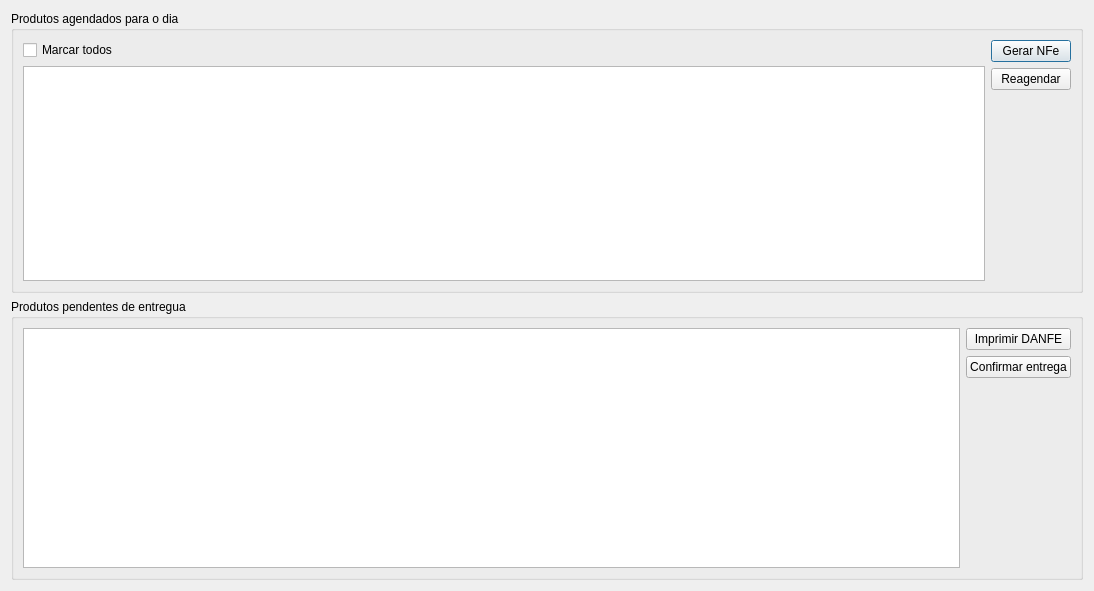
<?xml version="1.0" encoding="UTF-8"?>
<ui version="4.0">
 <class>EntregasCliente</class>
 <widget class="QDialog" name="EntregasCliente">
  <property name="geometry">
   <rect>
    <x>0</x>
    <y>0</y>
    <width>1094</width>
    <height>591</height>
   </rect>
  </property>
  <property name="windowTitle">
   <string>Entregas</string>
  </property>
  <property name="locale">
   <locale language="Portuguese" country="Brazil"/>
  </property>
  <layout class="QGridLayout" name="gridLayout_3">
   <item row="0" column="0">
    <widget class="QGroupBox" name="groupBox">
     <property name="title">
      <string>Produtos agendados para o dia</string>
     </property>
     <layout class="QGridLayout" name="gridLayout_2">
      <item row="0" column="1">
       <spacer name="horizontalSpacer">
        <property name="orientation">
         <enum>Qt::Horizontal</enum>
        </property>
        <property name="sizeHint" stdset="0">
         <size>
          <width>40</width>
          <height>20</height>
         </size>
        </property>
       </spacer>
      </item>
      <item row="1" column="0" colspan="2">
       <widget class="TableView" name="tableProdutos">
        <property name="mouseTracking">
         <bool>true</bool>
        </property>
        <property name="selectionBehavior">
         <enum>QAbstractItemView::SelectRows</enum>
        </property>
        <property name="sortingEnabled">
         <bool>true</bool>
        </property>
       </widget>
      </item>
      <item row="0" column="0">
       <widget class="QCheckBox" name="checkBoxMarcarTodos">
        <property name="text">
         <string>Marcar todos</string>
        </property>
       </widget>
      </item>
      <item row="0" column="2" rowspan="2">
       <layout class="QGridLayout" name="gridLayout">
        <item row="2" column="0">
         <spacer name="verticalSpacer">
          <property name="orientation">
           <enum>Qt::Vertical</enum>
          </property>
          <property name="sizeHint" stdset="0">
           <size>
            <width>20</width>
            <height>40</height>
           </size>
          </property>
         </spacer>
        </item>
        <item row="0" column="0">
         <widget class="QPushButton" name="pushButtonNFe">
          <property name="text">
           <string>Gerar NFe</string>
          </property>
         </widget>
        </item>
        <item row="1" column="0">
         <widget class="QPushButton" name="pushButtonReagendar">
          <property name="text">
           <string>Reagendar</string>
          </property>
         </widget>
        </item>
       </layout>
      </item>
     </layout>
    </widget>
   </item>
   <item row="1" column="0">
    <widget class="QGroupBox" name="groupBox_2">
     <property name="title">
      <string>Produtos pendentes de entregua</string>
     </property>
     <layout class="QGridLayout" name="gridLayout_4">
      <item row="0" column="0">
       <widget class="TableView" name="tableEntregas">
        <property name="mouseTracking">
         <bool>true</bool>
        </property>
        <property name="selectionBehavior">
         <enum>QAbstractItemView::SelectRows</enum>
        </property>
        <property name="sortingEnabled">
         <bool>true</bool>
        </property>
       </widget>
      </item>
      <item row="0" column="1">
       <layout class="QVBoxLayout" name="verticalLayout">
        <item>
         <widget class="QPushButton" name="pushButtonImprimir">
          <property name="text">
           <string>Imprimir DANFE</string>
          </property>
         </widget>
        </item>
        <item>
         <widget class="QPushButton" name="pushButtonConfirmarEntrega">
          <property name="text">
           <string>Confirmar entrega</string>
          </property>
         </widget>
        </item>
        <item>
         <spacer name="verticalSpacer_2">
          <property name="orientation">
           <enum>Qt::Vertical</enum>
          </property>
          <property name="sizeHint" stdset="0">
           <size>
            <width>20</width>
            <height>40</height>
           </size>
          </property>
         </spacer>
        </item>
       </layout>
      </item>
     </layout>
    </widget>
   </item>
  </layout>
 </widget>
 <customwidgets>
  <customwidget>
   <class>TableView</class>
   <extends>QTableView</extends>
   <header>src/tableview.h</header>
  </customwidget>
 </customwidgets>
 <tabstops>
  <tabstop>pushButtonNFe</tabstop>
 </tabstops>
 <resources/>
 <connections/>
</ui>
